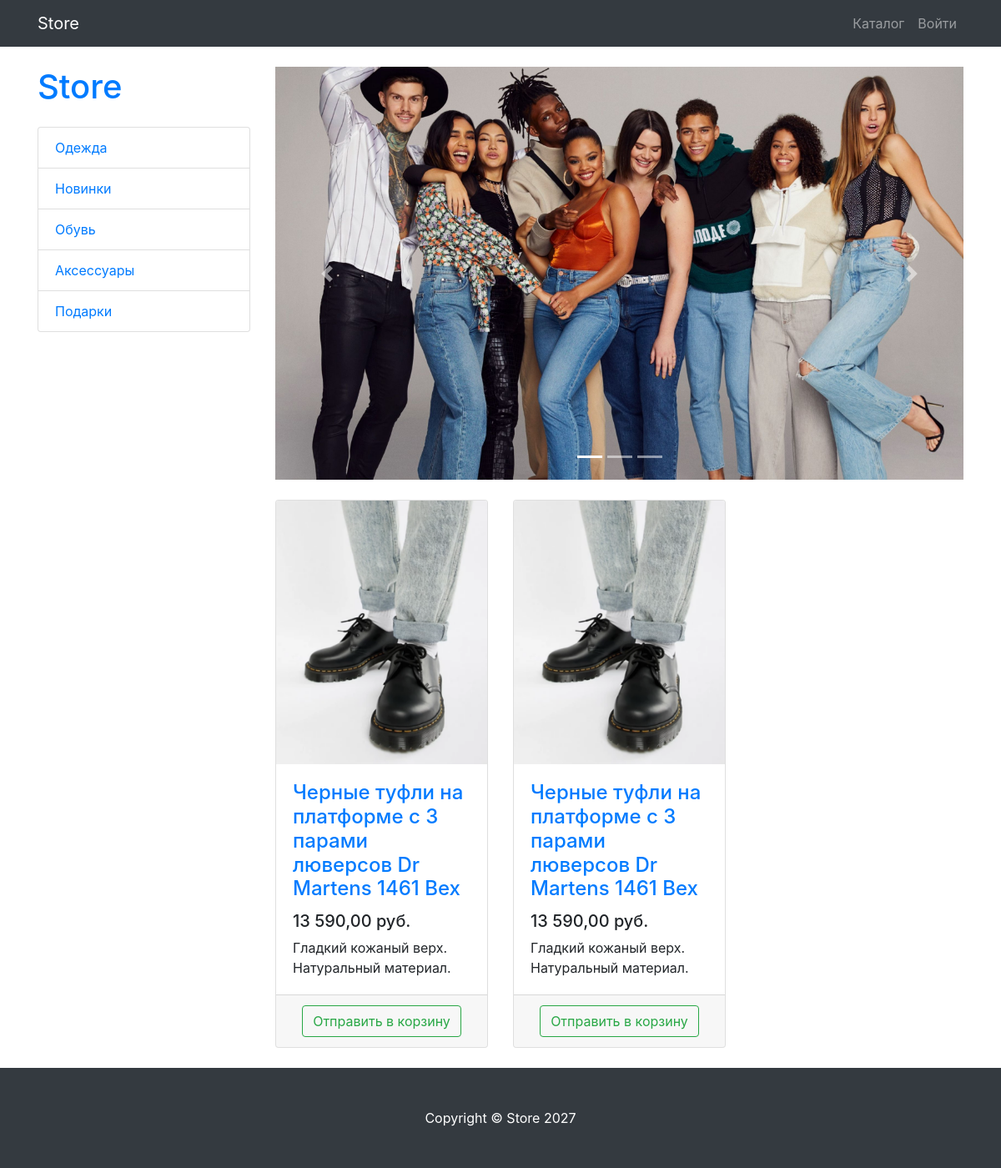
Screenshot of /products/category/3/ with the database file from the repository.
### products/models.py (models this page shows, shortened)
class ProductCategory(models.Model):
    name = models.CharField(max_length=128, unique=True, verbose_name='Имя категории')
    description = models.TextField(blank=True, null=True, verbose_name='Описание')
    class Meta:
        verbose_name = 'категория'
        verbose_name_plural = 'категории'

class Product(models.Model):
    name = models.CharField(max_length=256)
    description = models.TextField()
    price = models.DecimalField(max_digits=10, decimal_places=2)
    quantity = models.PositiveIntegerField(default=0)
    image = models.ImageField(upload_to='products_images', blank=True)
    stripe_product_price_id = models.CharField(max_length=128, null=True, blank=True)
    category = models.ForeignKey(to=ProductCategory, on_delete=models.PROTECT)
    class Meta:
        verbose_name = 'Продукт'
        verbose_name_plural = 'Продукты'

### products/views.py (the view)
# urls.py: path('', ProductsListView.as_view(), name='index'),
class ProductsListView(TitleMixin, ListView):
    model = Product
    template_name = 'products/products.html'
    paginate_by = 3
    title = 'Store - Каталог'
    def get_queryset(self):
        queryset = super(ProductsListView, self).get_queryset()
        category_id = self.kwargs.get('category_id')
        return queryset.filter(category_id=category_id) if category_id else queryset
    def get_context_data(self, *, object_list=None, **kwargs):
        context = super(ProductsListView, self).get_context_data()
        context['categories'] = ProductCategory.objects.all()
        return context

### common/views.py (called while the page is built)
    def get_context_data(self, **kwargs):
        context = super(TitleMixin, self).get_context_data(**kwargs)
        context['title'] = self.title
        return context

### products/context_processors.py (called while the page is built)
def baskets(request):
    user = request.user
    return {'baskets': Basket.objects.filter(user=user) if user.is_authenticated else []}

### products/templates/products/products.html (shortened to what this page needs)
{% extends 'products/base.html' %}
{% load static cache humanize%}
{% block css %}
	<link href="{% static 'vendor/css/products.css' %}" rel="stylesheet">
{% endblock %}
{% block content %}
<div class="container">
    <div class="row">
        <div class="col-lg-3">
            <h1 class="my-4">
                <a class="my-4" href="{% url 'index' %}">Store</a>
            </h1>
            <div class="list-group">
                {% for category in categories %}
                    <a href="{% url 'products:category' category.id %}" class="list-group-item">{{ category.name }}</a>
                {% endfor %}
            </div>
        </div>
        <div class="col-lg-9">
            <div id="carouselExampleIndicators" class="carousel slide my-4" data-ride="carousel">
                <ol class="carousel-indicators">
                    <li data-target="#carouselExampleIndicators" data-slide-to="0" class="active"></li>
                    <li data-target="#carouselExampleIndicators" data-slide-to="1"></li>
                    <li data-target="#carouselExampleIndicators" data-slide-to="2"></li>
                </ol>
                <div class="carousel-inner" role="listbox">
                    <div class="carousel-item active">
                        <img class="d-block img-fluid" src="{% static 'vendor/img/slides/slide-1.jpg' %}" alt="First slide' ">
                    </div>
                </div>
                <a class="carousel-control-prev" href="#carouselExampleIndicators" role="button" data-slide="prev">
                    <span class="carousel-control-prev-icon" aria-hidden="true"></span>
                </a>
                <a class="carousel-control-next" href="#carouselExampleIndicators" role="button" data-slide="next">
                    <span class="carousel-control-next-icon" aria-hidden="true"></span>
                </a>
            </div>
            <div class="row">
                    {% for product in object_list %}
                        <div class="col-lg-4 col-md-6 mb-4">
                            <div class="card h-100">
                                <a href="#">
                                    <img class="card-img-top"   src="{{ product.image.url }}"  alt="">
                                </a>
                                <div class="card-body">
                                    <h4 class="card-title">
                                        <a href="#">{{ product.name }}</a>
                                    </h4>
                                    <h5>{{ product.price|intcomma }} руб.</h5>
                                    <p class="card-text">{{ product.description }}</p>
                                </div>
                                <div class="card-footer text-center">
                                    <a class="btn btn-outline-success" href="{% url 'products:basket_add' product.id %}">
                                        Отправить в корзину
                                    </a>
                                </div>
                            </div>
                        </div>
                    {% endfor %}
            </div>
        </div>
    </div>
</div>
{% endblock %}
{% block footer %}
<footer class="py-5 bg-dark">
    <div class="container">
        <p class="m-0 text-center text-white">Copyright &copy; Store 2027</p>
    </div>
</footer>
{% endblock %}

### rows the page displays
ProductCategory: name "Одежда"
ProductCategory: name "Новинки"
ProductCategory: name "Обувь"
ProductCategory: name "Аксессуары"
ProductCategory: name "Подарки"
Product: image (picture), name "Черные туфли на платформе с 3 парами люверсов Dr Martens 1461 Bex", price "13 590,00", description "Гладкий кожаный верх. Натуральный материал."
Product: image (picture), name "Черные туфли на платформе с 3 парами люверсов Dr Martens 1461 Bex", price "13 590,00", description "Гладкий кожаный верх. Натуральный материал."
